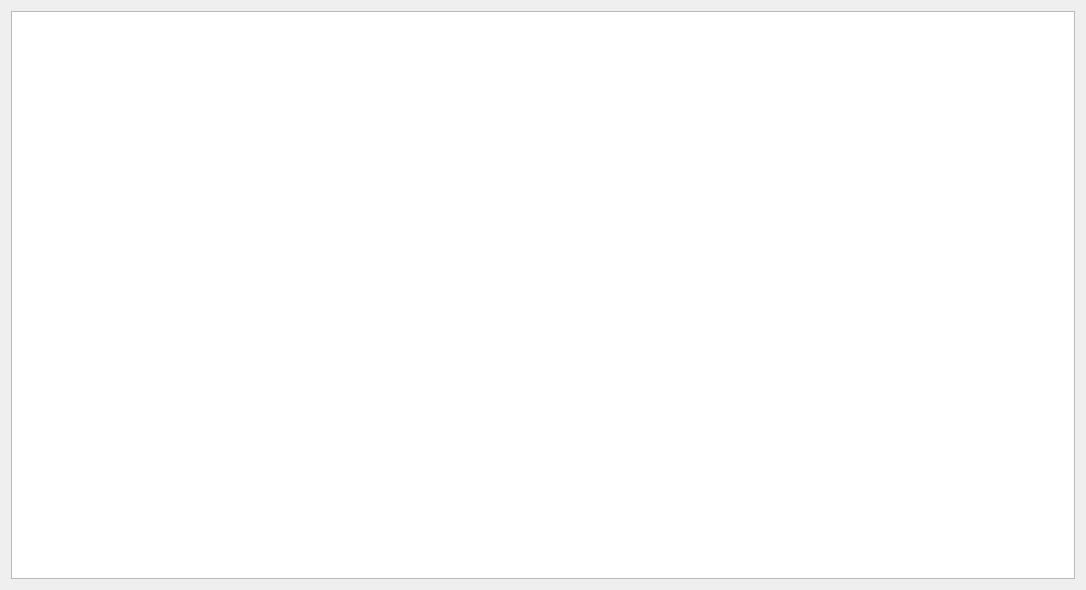
<?xml version="1.0" encoding="UTF-8"?>
<ui version="4.0">
 <class>Dialog</class>
 <widget class="QDialog" name="Dialog">
  <property name="geometry">
   <rect>
    <x>0</x>
    <y>0</y>
    <width>1086</width>
    <height>590</height>
   </rect>
  </property>
  <property name="windowTitle">
   <string>Console</string>
  </property>
  <layout class="QHBoxLayout" name="horizontalLayout">
   <item>
    <widget class="QTextBrowser" name="textBrowser"/>
   </item>
  </layout>
 </widget>
 <resources/>
 <connections/>
</ui>
